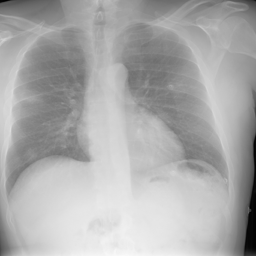
#> input picture DataSet/COVID-19/images/covid_1287.png, 256 x 256 px, found by its file name; its folder holds only this picture in this run
$ jupyter execute --allow-errors Detect_Covid_Final.ipynb
#> lines starting #> are read from the running program, lines starting #| are printed output that depends on the picture
# Import Libraries

[cell 1]
import os
import numpy as np
import seaborn as sns
import tensorflow as tf
from tensorflow.keras.preprocessing.image import ImageDataGenerator
from tensorflow.keras.utils import to_categorical
from sklearn.model_selection import train_test_split, KFold
from sklearn.metrics import confusion_matrix, roc_auc_score
import cv2
import matplotlib.pyplot as plt
from tensorflow.keras.applications import VGG16
from tensorflow.keras.models import Model
from tensorflow.keras.layers import Dense, Dropout, GlobalAveragePooling2D, BatchNormalization
from tensorflow.keras.callbacks import EarlyStopping, ModelCheckpoint, ReduceLROnPlateau
from tensorflow.keras import mixed_precision
from lime import lime_image
from skimage.segmentation import mark_boundaries

# Enable mixed precision
mixed_precision.set_global_policy('mixed_float16')
#> (this line was passed over: tensorflow is not available in this run)

# Clear session
tf.keras.backend.clear_session()
#> (this line was passed over: tensorflow is not available in this run)

# Set parameters
IMG_SIZE = (128, 128)  # Increased image size
BATCH_SIZE = 16  # Increased batch size
base_dir = 'E:/val'
categories = ['covid-19', 'non-covid', 'normal']

# Data Loading and Preprocessing

[cell 2]
# Function to load and preprocess data
def load_and_preprocess_data(base_dir, categories, img_size):
#> called with base_dir = 'E:/val', img_size = (128, 128)
    data = []
    labels = []
    for category in categories:
        path = os.path.join(base_dir, category, 'images')
        class_num = categories.index(category)
        for img in os.listdir(path):
            try:
                img_path = os.path.join(path, img)
                img_array = cv2.imread(img_path)
#> img_array is the input picture: shape (256, 256, 3); min 1, max 249, mean 171.3
                img_array = cv2.resize(img_array, img_size)
#> img_array: shape (128, 128, 3)
                img_array = cv2.cvtColor(img_array, cv2.COLOR_BGR2GRAY)
#> img_array: shape (128, 128)
                img_array = cv2.GaussianBlur(img_array, (5, 5), 0)
                img_array = cv2.equalizeHist(img_array)
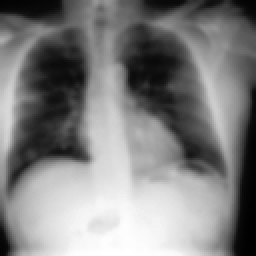
#> img_array: shape (128, 128) (shown 2 times larger); min 0, max 255, mean 128.4
                img_array = img_array / 255.0
                img_array = np.expand_dims(img_array, axis=-1)
                img_array = np.repeat(img_array, 3, axis=-1)
#> img_array: shape (128, 128, 3) float64
                data.append(img_array)
                labels.append(class_num)
            except Exception as e:
                print(f"Error loading image {img}: {e}")
    return np.array(data), np.array(labels)

# Load and preprocess data
data, labels = load_and_preprocess_data(base_dir, categories, IMG_SIZE)
#> labels = [0, 1, 2]
#> (the rest of this cell did not finish here and is left out)
